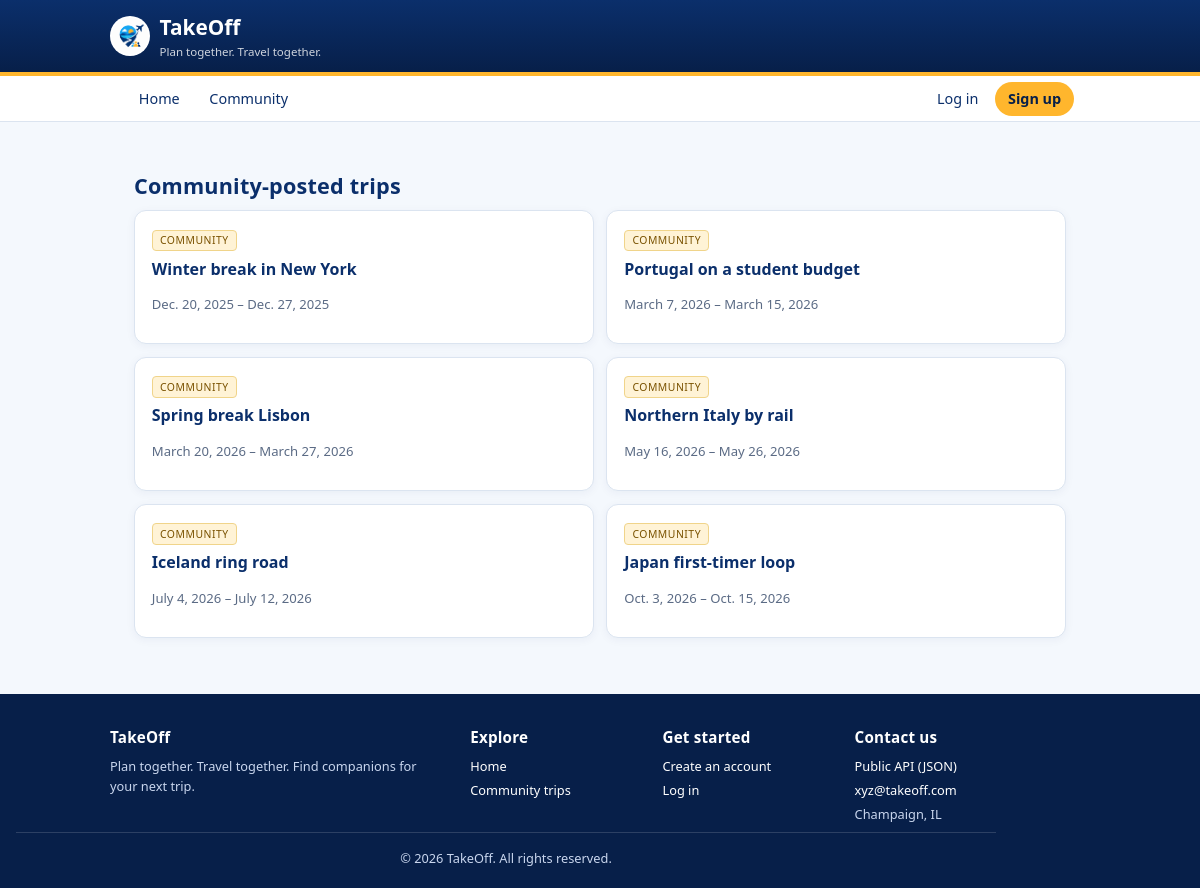
Before: /trips/manual/ with the older database file.
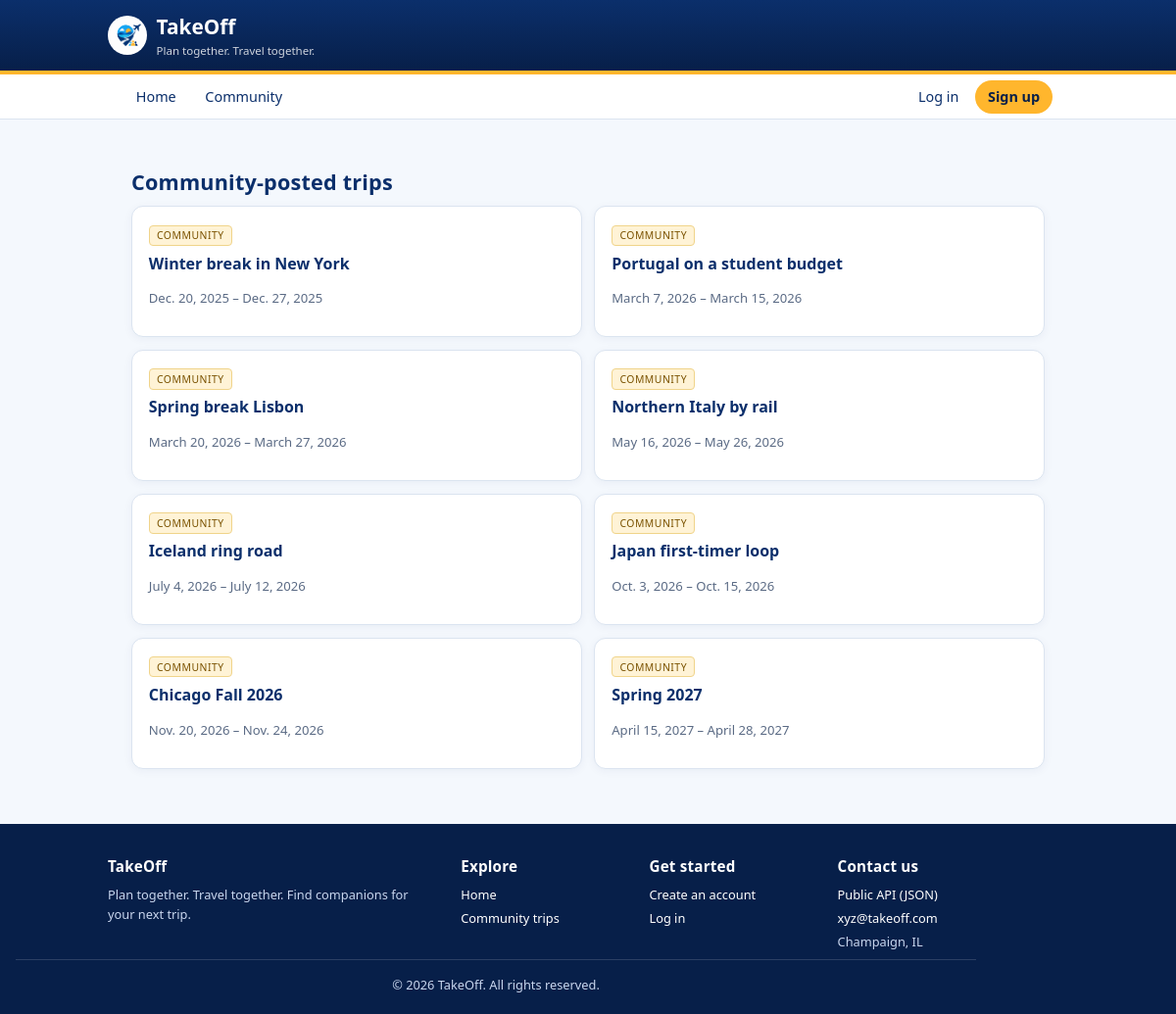
After: the same page with the newer database file.
### trips/models.py (models this page shows, shortened)
class Trip(models.Model):
    PRIVATE = "private"
    PUBLIC = "public"
    VISIBILITY_CHOICES = [
        (PRIVATE, "Private (only me)"),
        (PUBLIC, "Public (open to join requests)"),
    ]
    DRAFT = "draft"
    PLANNED = "planned"
    COMPLETED = "completed"
    STATUS_CHOICES = [
        (DRAFT, "Draft"),
        (PLANNED, "Planned"),
        (COMPLETED, "Completed"),
    ]
    trip_id = models.AutoField(primary_key=True)
    owner = models.ForeignKey(
        Traveler,
        on_delete=models.CASCADE,
        related_name="trips",
    )
    title = models.CharField(max_length=100)               # e.g. "Northern Italy by rail"
    start_date = models.DateField()
    end_date = models.DateField()
    budget_min_usd = models.DecimalField(max_digits=9, decimal_places=2, default=0)
    budget_max_usd = models.DecimalField(max_digits=9, decimal_places=2, default=0)
    group_size = models.PositiveSmallIntegerField(default=1)
    seats_open = models.PositiveSmallIntegerField(
        default=0,
        help_text="How many companions the poster will still accept. 0 = closed.",
    )
    visibility = models.CharField(max_length=10, choices=VISIBILITY_CHOICES, default=PRIVATE)
    status = models.CharField(max_length=10, choices=STATUS_CHOICES, default=DRAFT)
    created_at = models.DateTimeField(auto_now_add=True)
    companions = models.ManyToManyField(
        Traveler,
        through="JoinRequest",
        related_name="joined_trips",
        blank=True,
    )
    class Meta:
        ordering = ["start_date", "title"]
        constraints = [
            models.UniqueConstraint(
                fields=["owner", "title", "start_date"],
                name="uniq_trip_title_per_owner_per_start",
            ),
            models.CheckConstraint(
                condition=models.Q(end_date__gte=models.F("start_date")),
                name="trip_end_date_after_start_date",
            ),
        ]

### trips/views.py (the view)
# urls.py: path("trips/manual/", views.trip_manual_view, name="trip-manual"),
def trip_manual_view(request):
    template = loader.get_template("trips/trip_list_manual.html")
    trips = Trip.objects.filter(visibility=Trip.PUBLIC)
    return HttpResponse(template.render({"trips": trips}, request))

### templates/trips/trip_list_manual.html (shortened to what this page needs)
{% extends "trips/base.html" %}
{% block content %}
  <h2 class="section-title">Community-posted trips</h2>
  <div class="trip-grid">
    {% for trip in trips %}
      <div class="trip-card">
        <span class="badge community">Community</span>
        <p class="title">{{ trip.title }}</p>
        <p class="meta">{{ trip.start_date }} &ndash; {{ trip.end_date }}</p>
      </div>
    {% empty %}
      <p class="empty-note">No public trips posted yet.</p>
    {% endfor %}
  </div>
{% endblock %}

Changed rows visible on the page:
added Trip: title "Chicago Fall 2026", start_date "Nov. 20, 2026", end_date "Nov. 24, 2026"
added Trip: title "Spring 2027", start_date "April 15, 2027", end_date "April 28, 2027"
